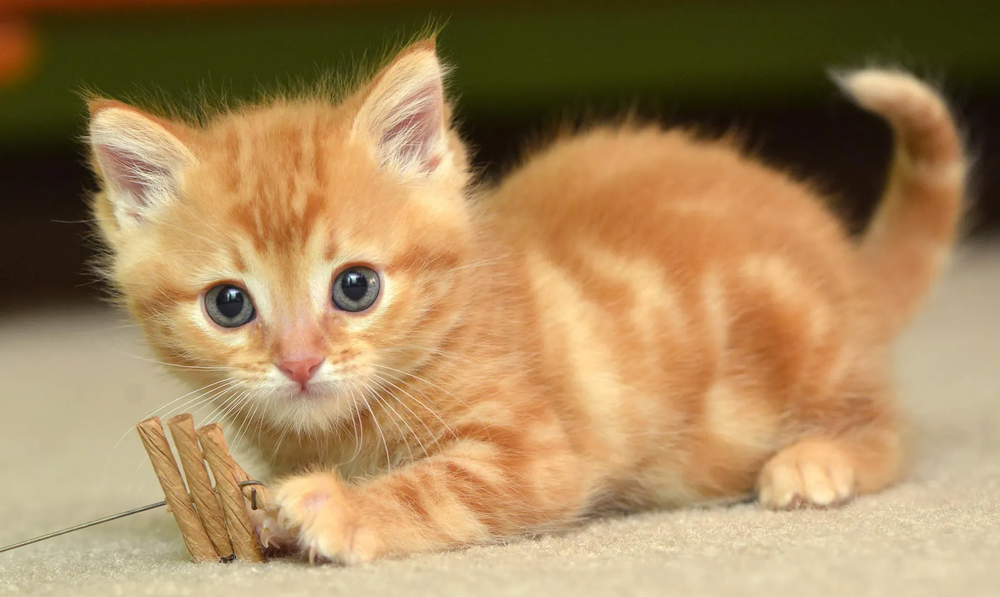
#> input picture 14-face-recognition/code/cat.png, 1000 x 597 px, shrunk from 1810 x 1081 before the run
$ python cvtest.py
#> lines starting #> are read from the running program, lines starting #| are printed output that depends on the picture; after the words box and inside, x2 and y2 are one past the last pixel; in counts of white or black regions, pixels touching at a corner belong together
# cvtest.py —— 第 14 章 · 第 106 讲示例（OpenCV 读取、标注并保存图片）
#
# 原始课程代码用 cv2.imshow() 弹窗显示图片，必须有人盯着屏幕按任意键才结束；
# 本文件把「显示」这一步换成 cv2.imwrite() 存成图片文件，
# 这样在没有图形界面的终端环境里也能真正跑通（本机已实测）。
#
# 本机实测环境：Python 3.12.7 + opencv-python 4.11.0（本机未装 opencv-contrib-python）。

# 用 try/except 包住 import：即使读者机器上没有装 OpenCV，
# 直接 `python3 cvtest.py` 也不会因缺少 cv2 而报错崩溃，而是打印一句友好提示。
try:
    import cv2
except ImportError:
    print("未实跑：本机没有安装 opencv-python，无法运行本示例。")
    print("安装命令：pip3.9 install opencv-python")
    raise SystemExit(0)

# 1) 读取同目录下的 cat.png（返回的是一个 NumPy 数组：高 × 宽 × 3 个颜色通道）
pic = cv2.imread("./cat.png")
#> pic is the input picture: shape (597, 1000, 3); mean B, G, R 92.3, 135.5, 166

# 2) 用矩形框标注图片：左上角 (70, 90)，右下角 (170, 190)，红色，线宽 2
cv2.rectangle(pic, (70, 90), (170, 190), color=(0, 0, 255), thickness=2)
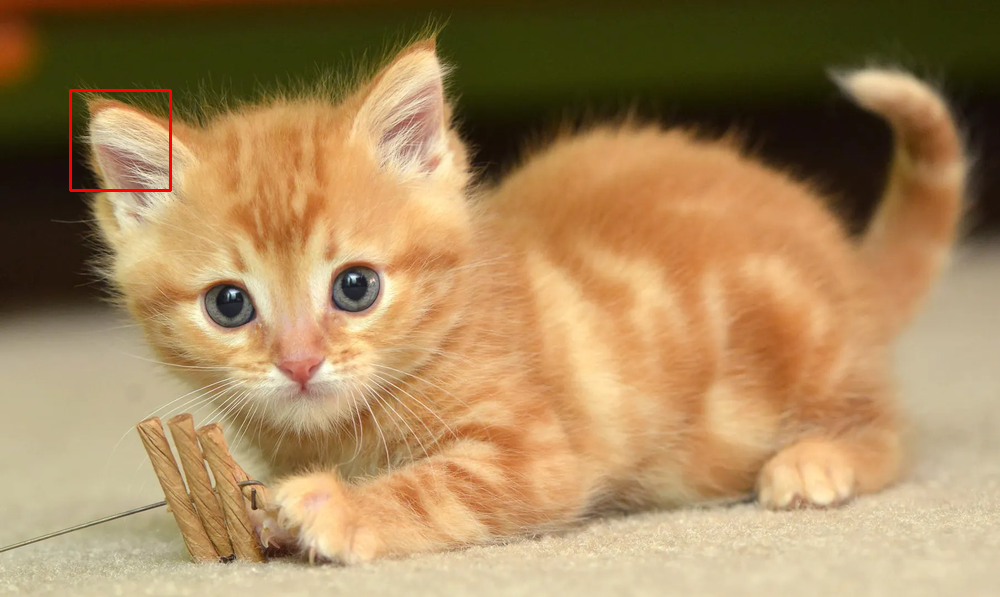
#> pic: shape (597, 1000, 3); 0.2% of pixels changed, all inside (x1, y1, x2, y2) = (69, 89, 172, 192)

# 3) 保存标注后的图片（原始代码这里是 cv2.imshow('title', pic)）
cv2.imwrite("./cat_marked.png", pic)

print("已保存标注后的图片：cat_marked.png")
print("图片尺寸（高, 宽, 通道数）：", pic.shape)
#| 图片尺寸（高, 宽, 通道数）： (597, 1000, 3)
